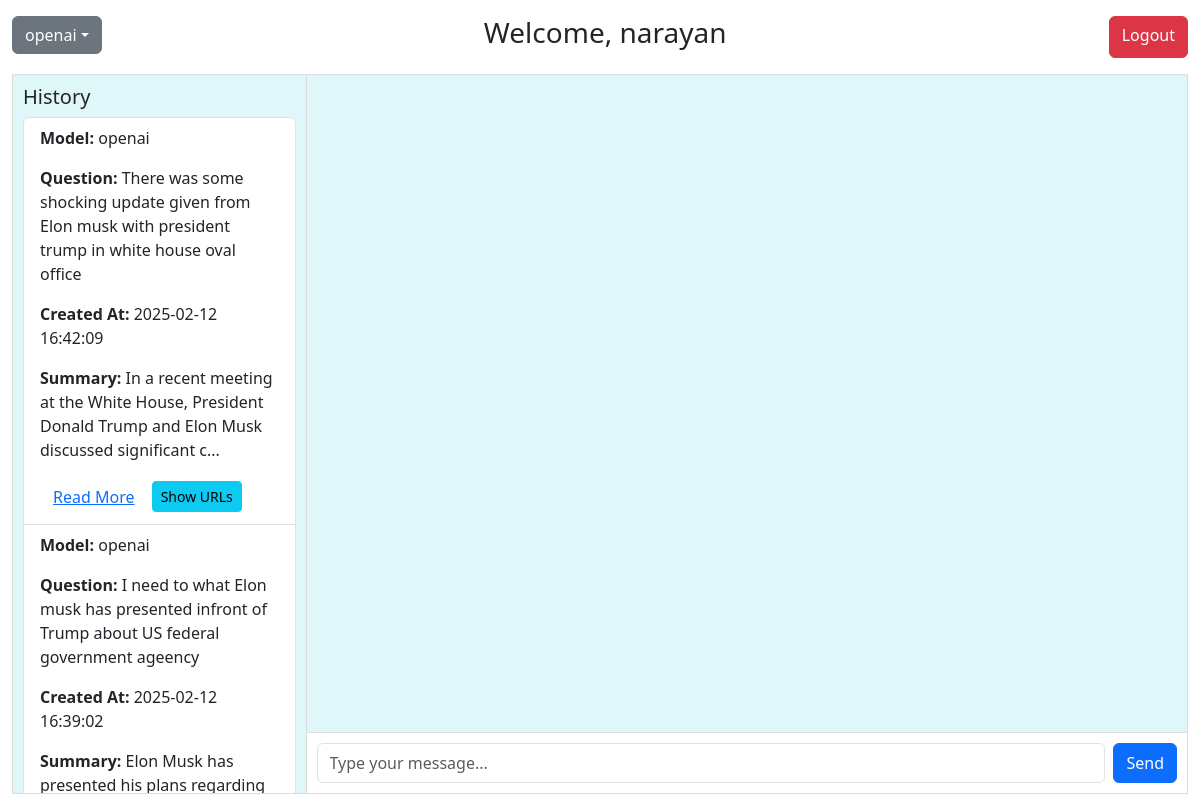
Screenshot of /users/chatbot (signed in) with the database file from the repository.
### app/model/models.py (models this page shows)
class User(Base):
    __tablename__ = "users"
    user_id = Column(Integer, primary_key=True, index=True)
    username = Column(String(50), unique=True, nullable=False)
    email = Column(String(100), unique=True, nullable=False)
    password_hash = Column(String(255), nullable=False)
    role = Column(String(20), default="user")
    created_at = Column(DateTime, default=func.now())
    articles = relationship("SummarizedArticle", back_populates="user")

class SummarizedArticle(Base):
    __tablename__ = "summarized_articles"
    summary_id = Column(Integer, primary_key=True, index=True)
    user_id = Column(Integer, ForeignKey("users.user_id"), nullable=False)
    summarized_content = Column(Text, nullable=False)
    prompt = Column(Text, nullable=False)
    created_at = Column(DateTime, default=func.now())
    llm_model = Column(String(50), nullable=False)  # Store LLM Model Name
    user = relationship("User", back_populates="articles")
    articles = relationship("NewsArticle", secondary=summarized_article_news_article, backref="summaries")

### routers/user_router.py (the view)
@router.get("/chatbot")
def chatbot_page(
    request: Request,
    db: Session = Depends(get_db),
    user: User = Depends(get_current_user),
):
    user_history = NewsService.get_summarized_articles(user.user_id, db)
    return templates.TemplateResponse(
        "chatbot.html",
        {"request": request, "user": user, "history": user_history},
    )

### templates/chatbot.html (shortened to what this page needs)
<!DOCTYPE html>
<html lang="en">
<head>
    <link href="https://cdn.jsdelivr.net/npm/bootstrap@5.3.0-alpha3/dist/css/bootstrap.min.css" rel="stylesheet" />
</head>
<body>
    <div class="container-fluid">
        <div class="row mt-3">
            <div class="col-12 d-flex justify-content-between">
                <div class="dropdown">
                    <button class="btn btn-secondary dropdown-toggle" type="button" id="llmDropdown" data-bs-toggle="dropdown">
                    </button>
                </div>
                <h3>Welcome, {{ user.username }}</h3>
                <a href="/users/logout" class="btn btn-danger">Logout</a>
            </div>
        </div>
        <div class="chat-container mt-3">
            <div class="history">
                <h5>History</h5>
                <ul class="list-group">
                    {% for entry in history %}
                        <li class="list-group-item">
                            <p><strong>Model:</strong> {{ entry.llm_model }}</p>
                            <p><strong>Question:</strong> {{ entry.prompt }}</p>
                            <p><strong>Created At:</strong> {{ entry.created_at }}</p>
                            <p>
                                <strong>Summary:</strong>
                                <span class="summary-preview" id="preview-{{ entry.summary_id }}">
                                    {{ entry.summarized_content[:100] }}...
                                </span>
                            </p>
                            <button class="btn btn-link toggle-summary" data-id="{{ entry.summary_id }}">Read More</button>
                            <button class="btn btn-sm btn-info toggle-urls" data-id="{{ entry.summary_id }}">Show URLs</button>
                        </li>
                    {% endfor %}
                </ul>
            </div>
            <div class="chat">
                <div class="chat-messages" id="chat-messages"></div>
                <form id="chat-form" class="chat-input d-flex">
                    <input type="text" id="chat-input" class="form-control me-2" placeholder="Type your message..." required>
                    <button type="submit" class="btn btn-primary">Send</button>
                </form>
            </div>
        </div>
    </div>
</body>
</html>

### templates/chatbot.html (style rules this page uses)
.chat-container { display: flex; height: 90vh; border: 1px solid #ddd; }
.history { width: 25%; overflow-y: auto; border-right: 1px solid #ddd; padding: 10px; height: 100%; }
.chat { width: 75%; display: flex; flex-direction: column; }
.chat-messages { flex-grow: 1; overflow-y: auto; padding: 10px; margin-bottom: 10px; height: 70vh; }
.chat-input { padding: 10px; background: #f7f7f7; border-top: 1px solid #ddd; position: sticky; bottom: 0; background-color: white; }
.chat-input input { height: 40px; }

### rows the page displays
User: username "narayan"
SummarizedArticle: llm_model "openai", prompt "There was some shocking update given from Elon musk with president trump in white house oval office", created_at "2025-02-12 16:42:09", summarized_content "In a recent meeting at the White House, President Donald Trump and Elon Musk discussed significant c"
SummarizedArticle: llm_model "openai", prompt "I need to what Elon musk has presented infront of Trump about US federal government ageency", created_at "2025-02-12 16:39:02", summarized_content "Elon Musk has presented his plans regarding…"
